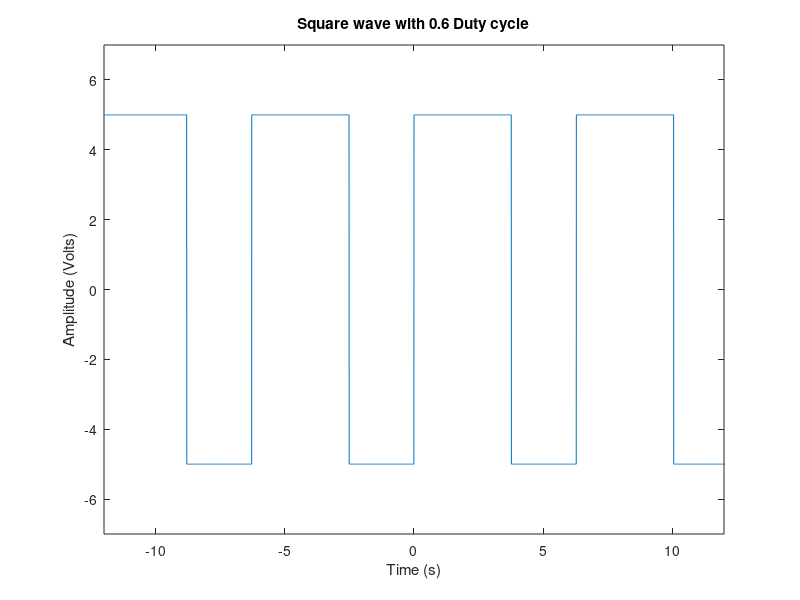

The MATLAB script that drew this image:
clear all
close all
t = -15:0.005:15;
A = 5*square(t,60);
figure(1)
ylim([0 8]);
plot(t,A)
title('Square wave with 0.6 Duty cycle')
ylabel('Amplitude (Volts)')
xlabel('Time (s)')
axis([-12 12 -7 7])